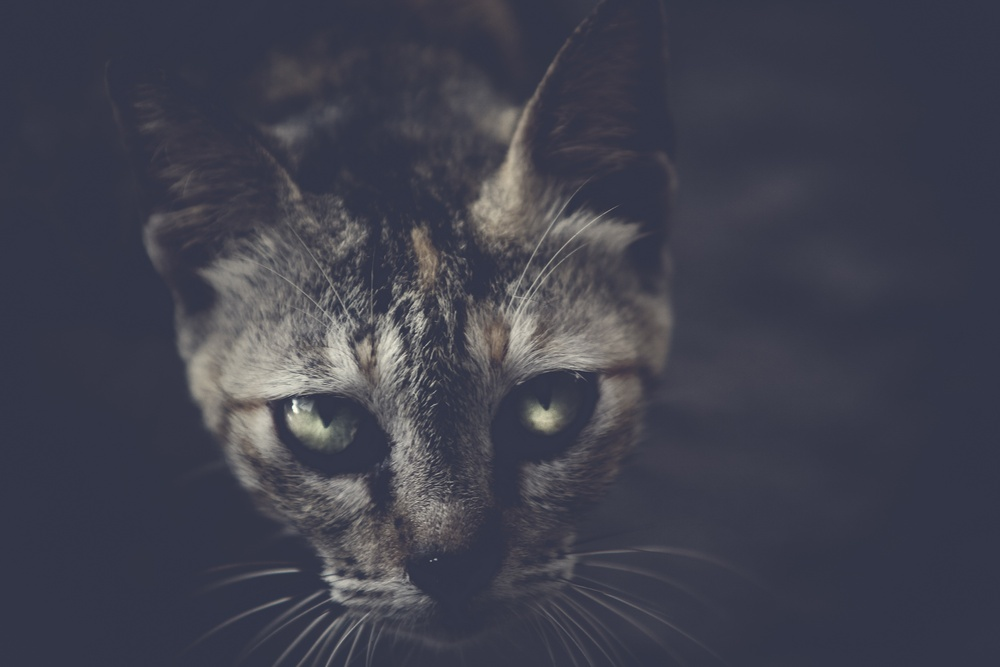
#> input picture lab3/1.jpg, 1000 x 667 px, shrunk from 2500 x 1667 before the run
$ python main.py 1.jpg out.png
#> lines starting #> are read from the running program, lines starting #| are printed output that depends on the picture
### lab3/border_processor.py
import cv2
import numpy as np
from PIL import Image
from image_utils import get_border_color, load_image_opencv


class BorderProcessor:
    """Класс для обработки изображений с добавлением рамки"""

    def __init__(self, border_width, border_color_name):
        self.border_width = border_width
        self.border_color = get_border_color(border_color_name)

    def add_border(self, image_path):
        """Добавление рамки с использованием OpenCV"""
        img = load_image_opencv(image_path)
        height, width = img.shape[:2]

        bordered_img = cv2.copyMakeBorder(
            img,
            self.border_width,
            self.border_width,
            self.border_width,
            self.border_width,
            cv2.BORDER_CONSTANT,
            value=self.border_color,
        )

        return img, bordered_img

    # [6 lines left out: function get_processing_info, not called in this run]

    def get_original_image_size(self, image_path):
        """Получение размера исходного изображения"""
        with Image.open(image_path) as img:
            return img.size

### lab3/image_utils.py
import cv2
import numpy as np
from PIL import Image


def get_border_color(color_name):
    """Получение цвета рамки в формате RGB"""
    colors = {
        "red": (255, 0, 0),
        "blue": (0, 0, 255),
        "green": (0, 255, 0),
        "black": (0, 0, 0),
        "white": (255, 255, 255),
    }

    return colors.get(color_name, colors["red"])


# [7 lines left out: function get_image_size, not called in this run]


def load_image_opencv(image_path):
    """Загрузка изображения с использованием OpenCV"""
    img = cv2.imread(image_path)
    if img is None:
        raise ValueError(f"Не удалось загрузить изображение: {image_path}")
    return cv2.cvtColor(img, cv2.COLOR_BGR2RGB)


def save_image_opencv(image, output_path):
    """Сохранение изображения с использованием OpenCV"""
    image_bgr = cv2.cvtColor(image, cv2.COLOR_RGB2BGR)
    success = cv2.imwrite(output_path, image_bgr)
    if not success:
        raise ValueError(f"Не удалось сохранить изображение: {output_path}")
    return success

### lab3/visualization.py
import matplotlib.pyplot as plt


def display_images(
    original,
    result,
    original_title="Исходное изображение",
    result_title="Результат с рамкой",
    figsize=(15, 6),
):
    """Отображение изображений с использованием matplotlib"""

    fig, (ax1, ax2) = plt.subplots(1, 2, figsize=figsize)

    ax1.imshow(original)
    ax1.set_title(original_title, fontsize=14, fontweight="bold")
    ax1.axis("off")

    orig_height, orig_width = original.shape[:2]
    ax1.text(
        0.5,
        -0.1,
        f"Размер: {orig_width}×{orig_height}",
        transform=ax1.transAxes,
        ha="center",
        fontsize=10,
    )

    ax2.imshow(result)
    ax2.set_title(result_title, fontsize=14, fontweight="bold")
    ax2.axis("off")

    result_height, result_width = result.shape[:2]
    ax2.text(
        0.5,
        -0.1,
        f"Размер: {result_width}×{result_height}",
        transform=ax2.transAxes,
        ha="center",
        fontsize=10,
    )

    plt.tight_layout()
    plt.show()

### lab3/arg_parser.py
import argparse


def parse_arguments():
    """Парсинг аргументов командной строки"""
    parser = argparse.ArgumentParser(
        description="Обработка изображения с наложением рамки"
    )

    parser.add_argument(
        "input_path", type=str, help="Путь к исходному файлу изображения"
    )
    parser.add_argument("output_path", type=str, help="Путь для сохранения результата")
    parser.add_argument(
        "--border_width",
        type=int,
        default=20,
        help="Ширина рамки в пикселях (по умолчанию: 20)",
    )
    parser.add_argument(
        "--border_color",
        type=str,
        default="red",
        choices=["red", "blue", "green", "black", "white"],
        help="Цвет рамки (по умолчанию: red)",
    )

    return parser.parse_args()


def validate_arguments(args):
    """Валидация аргументов"""
    if args.border_width < 0:
        raise ValueError("Ширина рамки не может быть отрицательной")

    return args

### lab3/main.py
import sys
import os

sys.path.append(os.path.dirname(os.path.abspath(__file__)))

from arg_parser import parse_arguments, validate_arguments
from border_processor import BorderProcessor
from visualization import display_images
from image_utils import save_image_opencv


def main():
    try:
        args = parse_arguments()
        args = validate_arguments(args)

        processor = BorderProcessor(
            border_width=args.border_width, border_color_name=args.border_color
        )

        original_size = processor.get_original_image_size(args.input_path)
#> in get_original_image_size, img is the input picture: PIL image 1000x667 RGB; mean R, G, B 64.1, 65.2, 77.7
#> original_size = (1000, 667)
        original_image, result_image = processor.add_border(args.input_path)
#> in add_border, `bordered_img = cv2.copyMakeBorder( img, self.border_width, self.border..`:
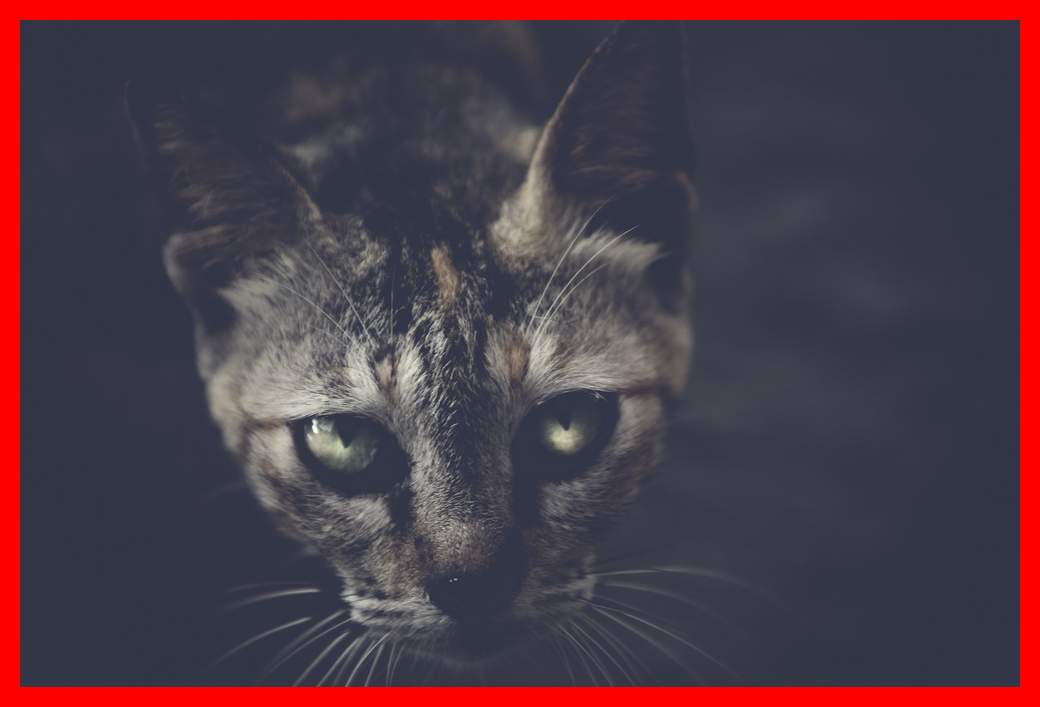
#> bordered_img: shape (707, 1040, 3); mean R, G, B 81.8, 59.1, 70.4

        print("=" * 50)
        print(f"Исходный размер: {original_size[0]}×{original_size[1]} пикселей")
#| Исходный размер: 1000×667 пикселей
        print(f"Ширина рамки: {args.border_width} пикселей")
        print(f"Цвет рамки: {args.border_color}")
        print("=" * 50 + "\n")

        display_images(
            original_image,
            result_image,
            original_title=f"Исходное изображение\n{original_size[0]}×{original_size[1]}",
            result_title=f"С рамкой {args.border_color}",
        )
#> in display_images, `plt.show()`:
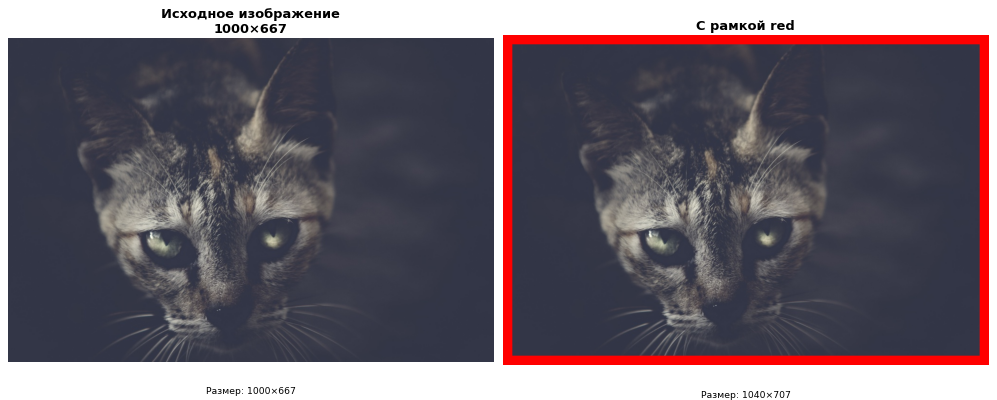
#> figure drawn by matplotlib, 2 panels

        save_image_opencv(result_image, args.output_path)

    except Exception as e:
        print(f"Ошибка: {e}")
        sys.exit(1)


if __name__ == "__main__":
    main()
